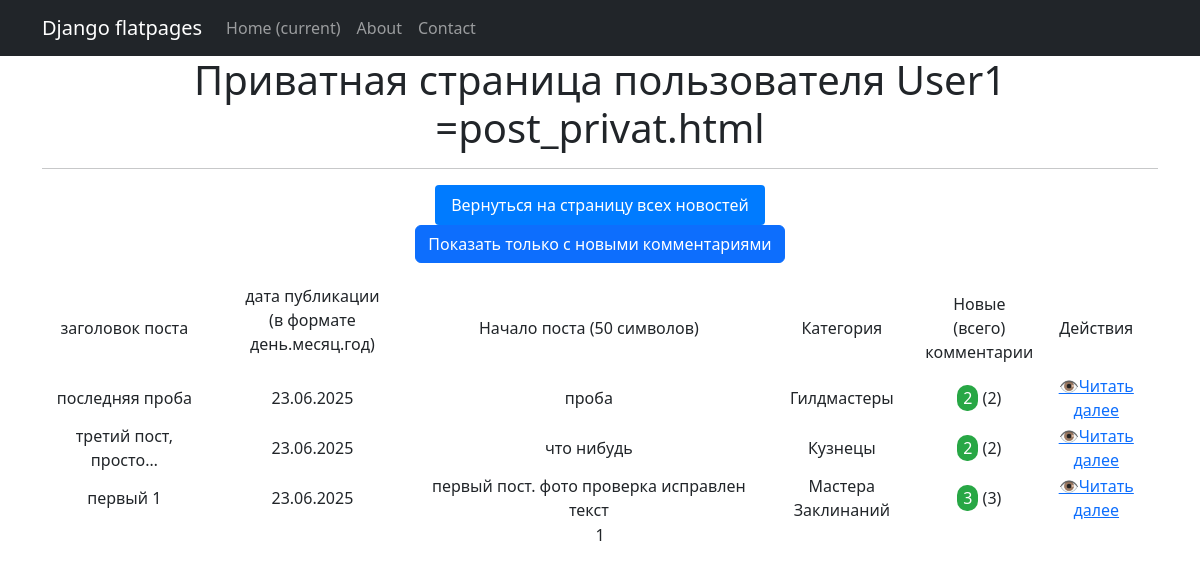
Screenshot of /news/privat/ (signed in) with the database file from the repository.
### news/models.py (models this page shows, shortened)
class Post(models.Model):
    category = models.ForeignKey(Category, on_delete=models.CASCADE, related_name='category_post') # только 1 категория на пост
    user = models.ForeignKey(User, on_delete = models.CASCADE, related_name='user_post')
    time_in = models.DateTimeField(auto_now_add=True)
    time_ism = models.DateTimeField(auto_now=True)
    zagolov = models.CharField(max_length=100, default='')
    text = models.TextField()
    comments = models.ManyToManyField(User, through = 'Comment')

class Category(models.Model):
    category = models.CharField(max_length=50, default='', unique=True)
    def __str__(self):
        return self.category.title() # добавка .title() чтобы выводить каждое новое слово с заглавной буквы

### news/views.py (the view)
class PostsListPrivat(LoginRequiredMixin, ListView):
    model = Post
    template_name = 'post_privat.html'
    context_object_name = 'posts' # ЭТО АДРЕС ССЫЛКИ
    paginate_by = 8  # вот так мы можем указать количество записей на странице
    def get_queryset(self):
        queryset = Post.objects.filter(user=self.request.user).annotate(
            app_count=Count('post_comm',filter=Q(post_comm__stat='1'))
            , app_count3=Count('post_comm',filter=Q(post_comm__stat__in=['1','2']))
        ).order_by('-time_in')
        show_new = self.request.GET.get('with_comments', False)
        if show_new:queryset = queryset.filter(app_count__gt=0)
        return queryset
    def get_context_data(self, **kwargs):
        context = super().get_context_data(**kwargs)
        context['show_new'] = self.request.GET.get('with_comments', False)
        return context

### news/templatetags/custom_tags.py (called while the page is built)
@register.simple_tag()
def current_time(format_string='%b %d %Y'):
   return datetime.utcnow().strftime(format_string)

### templates/post_privat.html (shortened to what this page needs)
{% extends 'flatpages/default.html' %}
{% load custom_filters %}
{% load custom_tags %}
{% block content %}
   <h1>Приватная страница пользователя {{ request.user }} =post_privat.html</h1>
   <hr>
<a href="/news/" style="background-color: #007bff;color: white;padding: 8px 16px;
    text-decoration: none; border-radius: 4px;display: inline-block;">Вернуться на страницу всех новостей</a>
<div style="margin-bottom: 20px;">
    {% if show_new %}
    <a href="?" class="btn btn-primary">Показать все мои новости</a>
    {% else %}
        <a href="?with_comments=1" class="btn btn-primary">Показать только с новыми комментариями</a>
    {% endif %}
</div>
{% if posts %}
    <table>
        <tr>
            <td>заголовок поста</td>
            <td>дата публикации <p>(в формате день.месяц.год)</td>
            <td>Начало поста (50 символов)</td>
            <td>Категория</td>
            <td>Новые (всего)<br> комментарии</td>
            <td>Действия</td>
        </tr>
        {% for post in posts %}
        <tr>
            <td>{{ post.zagolov|truncatechars:20 }}</td>
            <td>{{ post.time_in|date:'d.m.Y' }}</td>
            <td>{{ post.text|truncatechars:50 }}</td>
            <td>{{ post.category }}</td>
            <td>
                {% if post.app_count > 0 %}
                    <span style="background-color: #28a745; color: white; padding: 2px 6px; border-radius: 10px;">
                        {{ post.app_count }}</span>
                {% else %}0{% endif %}
                ({{ post.app_count3 }})
            </td>
            <td><a href="/news/privat/{{ post.id }}">👁️Читать далее</a></td>
        </tr>
        {% endfor %}
    </table>
{% else %}
    <h2>У вас пока нет постов!</h2>
{% endif %}
{% if posts %}
   {{ page_obj.number }}
{% endif %}
{% endblock content %}

### rows the page displays
Post: zagolov "последняя проба", time_in "23.06.2025", text "проба", category "Гилдмастеры", app_count "2", app_count3 "2"
Post: zagolov "третий пост, просто…", time_in "23.06.2025", text "что нибудь", category "Кузнецы", app_count "2", app_count3 "2"
Post: zagolov "первый 1", time_in "23.06.2025", text "первый пост. фото проверка исправлен текст", category "Мастера Заклинаний", app_count "3", app_count3 "3"

### other values shown
{{ request.user }} "User1"
{{ page_obj.number }} "1"
